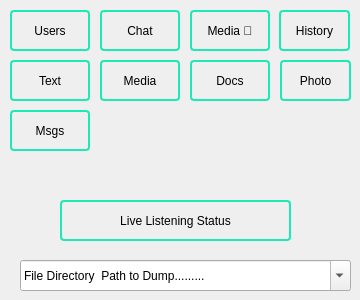
      <widget class="QWidget" name="dumping_tab">
       <attribute name="title">
        <string>Dumping</string>
       </attribute>
       <widget class="QPushButton" name="dumpMessage_button">
        <property name="geometry">
         <rect>
          <x>10</x>
          <y>110</y>
          <width>80</width>
          <height>41</height>
         </rect>
        </property>
        <property name="statusTip">
         <string>Dumping Tab - Msgs Button - This will dump all messages that has been sent TO and FROM that bot and their users - - The results will be located in your &quot;File Directory Path to Dump......&quot; Location</string>
        </property>
        <property name="styleSheet">
         <string notr="true">  border: 2px solid #1de9b6;
  border-radius: 4px;
  height: 32px;</string>
        </property>
        <property name="text">
         <string>Msgs</string>
        </property>
       </widget>
       <widget class="QPushButton" name="saveUser_button">
        <property name="geometry">
         <rect>
          <x>10</x>
          <y>10</y>
          <width>80</width>
          <height>41</height>
         </rect>
        </property>
        <property name="toolTip">
         <string>Users whose identifiers were shared with the bot such as User ID and Username</string>
        </property>
        <property name="statusTip">
         <string>Dumping Tab - Users - This will dump a text file of all users and their JSON webhook responses.</string>
        </property>
        <property name="styleSheet">
         <string notr="true">  border: 2px solid #1de9b6;
  border-radius: 4px;
  height: 32px;</string>
        </property>
        <property name="text">
         <string>Users</string>
        </property>
       </widget>
       <widget class="QPushButton" name="dumpPhoto_button">
        <property name="geometry">
         <rect>
          <x>280</x>
          <y>60</y>
          <width>71</width>
          <height>41</height>
         </rect>
        </property>
        <property name="styleSheet">
         <string notr="true">  border: 2px solid #1de9b6;
  border-radius: 4px;
  height: 32px;</string>
        </property>
        <property name="text">
         <string>Photo</string>
        </property>
       </widget>
       <widget class="QPushButton" name="dumpHistory_button">
        <property name="geometry">
         <rect>
          <x>279</x>
          <y>10</y>
          <width>71</width>
          <height>41</height>
         </rect>
        </property>
        <property name="statusTip">
         <string>Dumping Tab - History - This will dump a JSON file that has ALL users saved chat history with that bot.</string>
        </property>
        <property name="styleSheet">
         <string notr="true">  border: 2px solid #1de9b6;
  border-radius: 4px;
  height: 32px;</string>
        </property>
        <property name="text">
         <string>History</string>
        </property>
       </widget>
       <widget class="QPushButton" name="saveText_button">
        <property name="geometry">
         <rect>
          <x>10</x>
          <y>60</y>
          <width>80</width>
          <height>41</height>
         </rect>
        </property>
        <property name="statusTip">
         <string>Dumping Tab - Text Button - This will save all Text FILES that has been sent to or from that bot.</string>
        </property>
        <property name="styleSheet">
         <string notr="true">  border: 2px solid #1de9b6;
  border-radius: 4px;
  height: 32px;</string>
        </property>
        <property name="text">
         <string>Text</string>
        </property>
       </widget>
       <widget class="QPushButton" name="dumpDocument_button">
        <property name="geometry">
         <rect>
          <x>190</x>
          <y>60</y>
          <width>80</width>
          <height>41</height>
         </rect>
        </property>
        <property name="styleSheet">
         <string notr="true">  border: 2px solid #1de9b6;
  border-radius: 4px;
  height: 32px;</string>
        </property>
        <property name="text">
         <string>Docs</string>
        </property>
       </widget>
       <widget class="QPushButton" name="saveChat_button">
        <property name="geometry">
         <rect>
          <x>100</x>
          <y>10</y>
          <width>80</width>
          <height>41</height>
         </rect>
        </property>
        <property name="toolTip">
         <string>Information about a chat that was shared with the bot</string>
        </property>
        <property name="styleSheet">
         <string notr="true">  border: 2px solid #1de9b6;
  border-radius: 4px;
  height: 32px;</string>
        </property>
        <property name="text">
         <string>Chat</string>
        </property>
       </widget>
       <widget class="QPushButton" name="saveMedia_button">
        <property name="geometry">
         <rect>
          <x>100</x>
          <y>60</y>
          <width>80</width>
          <height>41</height>
         </rect>
        </property>
        <property name="statusTip">
         <string>Dumping Tab - Media - This button will save any and all MUTLIMEDIA data that has been interacted with the bot. This includes Photos, Videos, and Voice Notes. As well as each Users Profile photos</string>
        </property>
        <property name="styleSheet">
         <string notr="true">  border: 2px solid #1de9b6;
  border-radius: 4px;
  height: 32px;</string>
        </property>
        <property name="text">
         <string>Media</string>
        </property>
       </widget>
       <widget class="QPushButton" name="saveMedia_photo_button">
        <property name="geometry">
         <rect>
          <x>190</x>
          <y>10</y>
          <width>80</width>
          <height>41</height>
         </rect>
        </property>
        <property name="statusTip">
         <string>Dumping Tab - Media 📸 - This will ONLY save the pictures and photos that the bot has delivered or recived.</string>
        </property>
        <property name="styleSheet">
         <string notr="true">  border: 2px solid #1de9b6;
  border-radius: 4px;
  height: 32px;</string>
        </property>
        <property name="text">
         <string>Media 📸</string>
        </property>
       </widget>
       <widget class="QComboBox" name="dumping_file_directory_comboBox">
        <property name="geometry">
         <rect>
          <x>20</x>
          <y>260</y>
          <width>331</width>
          <height>31</height>
         </rect>
        </property>
        <property name="toolTip">
         <string>Choose the default path you would like to dump the content to.
You can type in this entry if you want to save
the content to a custom directory path of your choice</string>
        </property>
        <property name="editable">
         <bool>true</bool>
        </property>
        <property name="currentText">
         <string>File Directory  Path to Dump.........</string>
        </property>
        <property name="placeholderText">
         <string>File Directory  Path to Dump.........</string>
        </property>
        <item>
         <property name="text">
          <string>Desktop</string>
         </property>
        </item>
        <item>
         <property name="text">
          <string>Downloads</string>
         </property>
        </item>
        <item>
         <property name="text">
          <string>Documents</string>
         </property>
        </item>
       </widget>
       <widget class="QPushButton" name="live_listening_button">
        <property name="geometry">
         <rect>
          <x>60</x>
          <y>200</y>
          <width>231</width>
          <height>41</height>
         </rect>
        </property>
        <property name="toolTip">
         <string>Live Listening Button - This button will give you the information about IF the live
listening status is active or not, and IF it is - by whom.</string>
        </property>
        <property name="statusTip">
         <string>Live Listening Button - This button will give you the information about IF the live listening status is active or not, and IF it is - by whom.</string>
        </property>
        <property name="styleSheet">
         <string notr="true">  border: 2px solid #1de9b6;
  border-radius: 4px;
  height: 32px;</string>
        </property>
        <property name="text">
         <string>Live Listening Status</string>
        </property>
       </widget>
      </widget>
